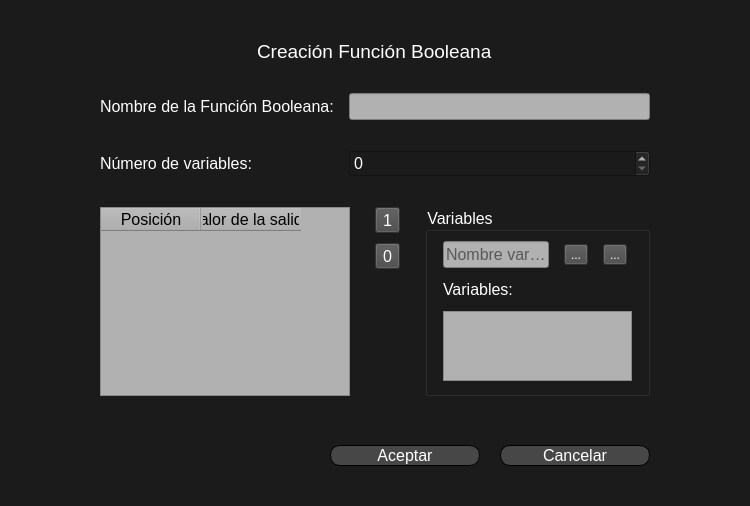
<?xml version="1.0" encoding="UTF-8"?>
<ui version="4.0">
 <class>Form_Nuevo_FB</class>
 <widget class="QWidget" name="Form_Nuevo_FB">
  <property name="geometry">
   <rect>
    <x>0</x>
    <y>0</y>
    <width>750</width>
    <height>450</height>
   </rect>
  </property>
  <property name="font">
   <font>
    <pointsize>12</pointsize>
   </font>
  </property>
  <property name="windowTitle">
   <string>Form</string>
  </property>
  <property name="styleSheet">
   <string notr="true">background-color: rgb(27, 27, 27);
color: rgb(255, 255, 255);</string>
  </property>
  <layout class="QGridLayout" name="gridLayout_2">
   <property name="leftMargin">
    <number>100</number>
   </property>
   <property name="topMargin">
    <number>40</number>
   </property>
   <property name="rightMargin">
    <number>100</number>
   </property>
   <property name="bottomMargin">
    <number>20</number>
   </property>
   <property name="horizontalSpacing">
    <number>36</number>
   </property>
   <property name="verticalSpacing">
    <number>29</number>
   </property>
   <item row="1" column="1">
    <layout class="QGridLayout" name="gridLayout" columnstretch="0,0,0,0">
     <property name="bottomMargin">
      <number>0</number>
     </property>
     <property name="horizontalSpacing">
      <number>15</number>
     </property>
     <property name="verticalSpacing">
      <number>30</number>
     </property>
     <item row="2" column="0">
      <widget class="QLabel" name="label_2">
       <property name="maximumSize">
        <size>
         <width>350</width>
         <height>16777215</height>
        </size>
       </property>
       <property name="font">
        <font>
         <pointsize>12</pointsize>
        </font>
       </property>
       <property name="text">
        <string>Número de variables:</string>
       </property>
      </widget>
     </item>
     <item row="0" column="0" colspan="4" alignment="Qt::AlignHCenter">
      <widget class="QLabel" name="label_3">
       <property name="sizePolicy">
        <sizepolicy hsizetype="Fixed" vsizetype="Fixed">
         <horstretch>0</horstretch>
         <verstretch>0</verstretch>
        </sizepolicy>
       </property>
       <property name="font">
        <font>
         <pointsize>14</pointsize>
        </font>
       </property>
       <property name="text">
        <string>Creación Función Booleana</string>
       </property>
      </widget>
     </item>
     <item row="1" column="0">
      <widget class="QLabel" name="label">
       <property name="maximumSize">
        <size>
         <width>350</width>
         <height>16777215</height>
        </size>
       </property>
       <property name="font">
        <font>
         <pointsize>12</pointsize>
        </font>
       </property>
       <property name="text">
        <string>Nombre de la Función Booleana:</string>
       </property>
      </widget>
     </item>
     <item row="4" column="0" colspan="4">
      <layout class="QHBoxLayout" name="horizontalLayout_4">
       <property name="spacing">
        <number>25</number>
       </property>
       <property name="leftMargin">
        <number>0</number>
       </property>
       <property name="topMargin">
        <number>0</number>
       </property>
       <property name="rightMargin">
        <number>0</number>
       </property>
       <property name="bottomMargin">
        <number>0</number>
       </property>
       <item>
        <widget class="QTableWidget" name="table_ouputs">
         <property name="minimumSize">
          <size>
           <width>250</width>
           <height>0</height>
          </size>
         </property>
         <property name="maximumSize">
          <size>
           <width>16777215</width>
           <height>16777215</height>
          </size>
         </property>
         <property name="styleSheet">
          <string notr="true">color: rgb(0, 0, 0);
background-color: rgb(177, 177, 177);</string>
         </property>
         <column>
          <property name="text">
           <string>Posición</string>
          </property>
          <property name="font">
           <font>
            <pointsize>12</pointsize>
           </font>
          </property>
         </column>
         <column>
          <property name="text">
           <string>Valor de la salida</string>
          </property>
          <property name="font">
           <font>
            <pointsize>12</pointsize>
           </font>
          </property>
         </column>
        </widget>
       </item>
       <item>
        <layout class="QVBoxLayout" name="verticalLayout">
         <property name="spacing">
          <number>10</number>
         </property>
         <item>
          <widget class="QToolButton" name="toolButton_1">
           <property name="sizePolicy">
            <sizepolicy hsizetype="Minimum" vsizetype="Minimum">
             <horstretch>0</horstretch>
             <verstretch>0</verstretch>
            </sizepolicy>
           </property>
           <property name="maximumSize">
            <size>
             <width>30</width>
             <height>30</height>
            </size>
           </property>
           <property name="font">
            <font>
             <pointsize>12</pointsize>
            </font>
           </property>
           <property name="styleSheet">
            <string notr="true">QToolButton{
color: rgb(255, 255, 255);
background-color: rgb(71, 71, 71);;}

QToolButton:hover{
	background-color: rgb(100, 100, 100);
}</string>
           </property>
           <property name="text">
            <string>1</string>
           </property>
          </widget>
         </item>
         <item>
          <widget class="QToolButton" name="toolButton_0">
           <property name="maximumSize">
            <size>
             <width>30</width>
             <height>30</height>
            </size>
           </property>
           <property name="font">
            <font>
             <pointsize>12</pointsize>
            </font>
           </property>
           <property name="styleSheet">
            <string notr="true">QToolButton{
color: rgb(255, 255, 255);
background-color: rgb(71, 71, 71);;}

QToolButton:hover{
	background-color: rgb(100, 100, 100);
}</string>
           </property>
           <property name="text">
            <string>0</string>
           </property>
          </widget>
         </item>
         <item>
          <spacer name="verticalSpacer">
           <property name="orientation">
            <enum>Qt::Vertical</enum>
           </property>
           <property name="sizeHint" stdset="0">
            <size>
             <width>20</width>
             <height>40</height>
            </size>
           </property>
          </spacer>
         </item>
        </layout>
       </item>
       <item>
        <widget class="QGroupBox" name="groupBox">
         <property name="maximumSize">
          <size>
           <width>1000</width>
           <height>16777215</height>
          </size>
         </property>
         <property name="title">
          <string>Variables</string>
         </property>
         <layout class="QVBoxLayout" name="verticalLayout_2">
          <property name="spacing">
           <number>12</number>
          </property>
          <property name="leftMargin">
           <number>15</number>
          </property>
          <property name="rightMargin">
           <number>15</number>
          </property>
          <property name="bottomMargin">
           <number>12</number>
          </property>
          <item>
           <layout class="QHBoxLayout" name="horizontalLayout_3">
            <item>
             <layout class="QHBoxLayout" name="horizontalLayout_2">
              <property name="spacing">
               <number>15</number>
              </property>
              <item>
               <widget class="QLineEdit" name="line_name_var">
                <property name="maximumSize">
                 <size>
                  <width>500</width>
                  <height>16777215</height>
                 </size>
                </property>
                <property name="font">
                 <font>
                  <pointsize>12</pointsize>
                 </font>
                </property>
                <property name="styleSheet">
                 <string notr="true">color: rgb(0, 0, 0);
background-color: rgb(177, 177, 177);</string>
                </property>
                <property name="placeholderText">
                 <string>Nombre varible</string>
                </property>
               </widget>
              </item>
              <item>
               <widget class="QToolButton" name="toolButton_mas">
                <property name="styleSheet">
                 <string notr="true">QToolButton{
color: rgb(255, 255, 255);
background-color: rgb(71, 71, 71);;}

QToolButton:hover{
	background-color: rgb(100, 100, 100);
}</string>
                </property>
                <property name="text">
                 <string>...</string>
                </property>
                <property name="icon">
                 <iconset resource="../Recursos/resources.qrc">
                  <normaloff>:/images/mas.ico</normaloff>:/images/mas.ico</iconset>
                </property>
               </widget>
              </item>
              <item>
               <widget class="QToolButton" name="toolButton_menos">
                <property name="styleSheet">
                 <string notr="true">QToolButton{
color: rgb(255, 255, 255);
background-color: rgb(71, 71, 71);
}

QToolButton:hover{
	background-color: rgb(100, 100, 100);
}</string>
                </property>
                <property name="text">
                 <string>...</string>
                </property>
                <property name="icon">
                 <iconset resource="../Recursos/resources.qrc">
                  <normaloff>:/images/menos.ico</normaloff>:/images/menos.ico</iconset>
                </property>
               </widget>
              </item>
              <item>
               <spacer name="horizontalSpacer_2">
                <property name="orientation">
                 <enum>Qt::Horizontal</enum>
                </property>
                <property name="sizeHint" stdset="0">
                 <size>
                  <width>40</width>
                  <height>20</height>
                 </size>
                </property>
               </spacer>
              </item>
             </layout>
            </item>
           </layout>
          </item>
          <item>
           <widget class="QLabel" name="label_4">
            <property name="font">
             <font>
              <pointsize>12</pointsize>
             </font>
            </property>
            <property name="text">
             <string>Variables:</string>
            </property>
           </widget>
          </item>
          <item>
           <widget class="QListWidget" name="list_variables">
            <property name="maximumSize">
             <size>
              <width>16777215</width>
              <height>16777215</height>
             </size>
            </property>
            <property name="font">
             <font>
              <pointsize>12</pointsize>
             </font>
            </property>
            <property name="styleSheet">
             <string notr="true">color: rgb(0, 0, 0);
background-color: rgb(177, 177, 177);</string>
            </property>
           </widget>
          </item>
         </layout>
        </widget>
       </item>
      </layout>
     </item>
     <item row="1" column="1" colspan="3">
      <widget class="QLineEdit" name="text_fb_name">
       <property name="font">
        <font>
         <pointsize>12</pointsize>
        </font>
       </property>
       <property name="styleSheet">
        <string notr="true">color: rgb(0, 0, 0);
background-color: rgb(177, 177, 177);</string>
       </property>
      </widget>
     </item>
     <item row="2" column="1" colspan="3">
      <widget class="QSpinBox" name="spin_n_variables">
       <property name="font">
        <font>
         <pointsize>12</pointsize>
        </font>
       </property>
      </widget>
     </item>
    </layout>
   </item>
   <item row="3" column="1">
    <layout class="QHBoxLayout" name="horizontalLayout">
     <property name="spacing">
      <number>20</number>
     </property>
     <property name="sizeConstraint">
      <enum>QLayout::SetDefaultConstraint</enum>
     </property>
     <property name="leftMargin">
      <number>0</number>
     </property>
     <property name="topMargin">
      <number>20</number>
     </property>
     <property name="bottomMargin">
      <number>20</number>
     </property>
     <item>
      <spacer name="horizontalSpacer">
       <property name="orientation">
        <enum>Qt::Horizontal</enum>
       </property>
       <property name="sizeHint" stdset="0">
        <size>
         <width>40</width>
         <height>20</height>
        </size>
       </property>
      </spacer>
     </item>
     <item>
      <widget class="QPushButton" name="pushButton_Aceptar">
       <property name="sizePolicy">
        <sizepolicy hsizetype="Preferred" vsizetype="Expanding">
         <horstretch>0</horstretch>
         <verstretch>100</verstretch>
        </sizepolicy>
       </property>
       <property name="minimumSize">
        <size>
         <width>150</width>
         <height>0</height>
        </size>
       </property>
       <property name="maximumSize">
        <size>
         <width>250</width>
         <height>25</height>
        </size>
       </property>
       <property name="font">
        <font>
         <pointsize>12</pointsize>
        </font>
       </property>
       <property name="styleSheet">
        <string notr="true">QPushButton{
color: rgb(255, 255, 255);
background-color: rgb(71, 71, 71);
border: 1px solid;
border-radius: 10px;}

QPushButton:hover{
	background-color: rgb(100, 100, 100);
}

</string>
       </property>
       <property name="text">
        <string>Aceptar</string>
       </property>
      </widget>
     </item>
     <item>
      <widget class="QPushButton" name="pushButton_Cancelar">
       <property name="sizePolicy">
        <sizepolicy hsizetype="Preferred" vsizetype="Expanding">
         <horstretch>0</horstretch>
         <verstretch>0</verstretch>
        </sizepolicy>
       </property>
       <property name="minimumSize">
        <size>
         <width>150</width>
         <height>0</height>
        </size>
       </property>
       <property name="maximumSize">
        <size>
         <width>250</width>
         <height>25</height>
        </size>
       </property>
       <property name="font">
        <font>
         <pointsize>12</pointsize>
        </font>
       </property>
       <property name="styleSheet">
        <string notr="true">QPushButton{
color: rgb(255, 255, 255);
background-color: rgb(71, 71, 71);
border: 1px solid;
border-radius: 10px;}

QPushButton:hover{
	background-color: rgb(100, 100, 100);
}</string>
       </property>
       <property name="text">
        <string>Cancelar</string>
       </property>
      </widget>
     </item>
    </layout>
   </item>
  </layout>
 </widget>
 <tabstops>
  <tabstop>text_fb_name</tabstop>
  <tabstop>spin_n_variables</tabstop>
  <tabstop>line_name_var</tabstop>
  <tabstop>pushButton_Aceptar</tabstop>
  <tabstop>pushButton_Cancelar</tabstop>
  <tabstop>toolButton_1</tabstop>
  <tabstop>toolButton_0</tabstop>
  <tabstop>toolButton_mas</tabstop>
  <tabstop>toolButton_menos</tabstop>
  <tabstop>list_variables</tabstop>
  <tabstop>table_ouputs</tabstop>
 </tabstops>
 <resources>
  <include location="../Recursos/resources.qrc"/>
 </resources>
 <connections/>
</ui>
